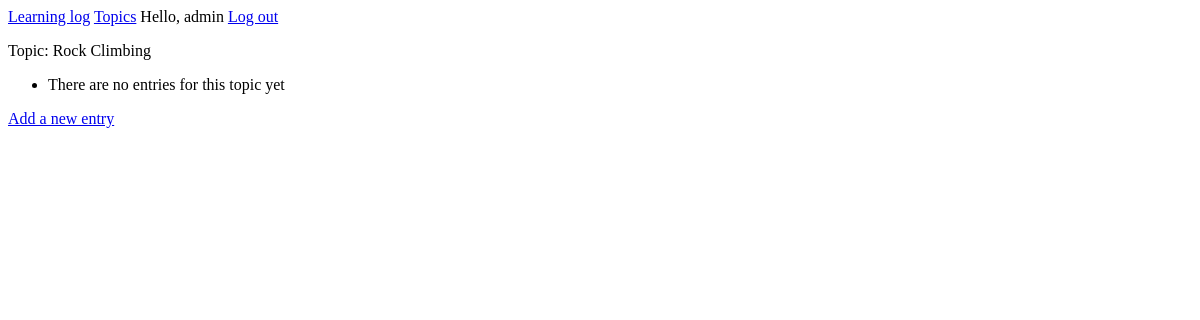
Page /topics/2/ (signed in) on the earlier database version.
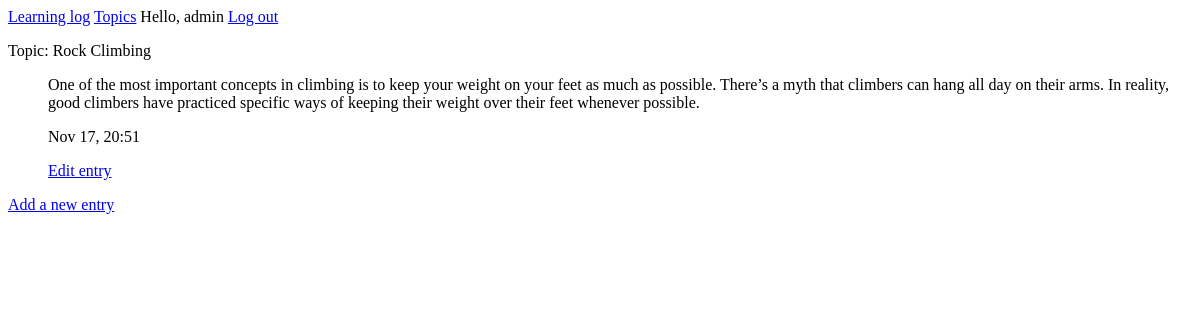
Same page on the later database version.
### Mainapp/models.py (models this page shows, shortened)
class Entry(models.Model):
    topic = models.ForeignKey(Topic, on_delete=models.CASCADE)
    text = models.TextField()
    date_added = models.DateTimeField(auto_now_add= True)
    class Meta:
        verbose_name_plural = 'entries'

### Mainapp/views.py (the view)
# urls.py: path('topics/<int:topic_id>/',views.topic, name='topic'),
@login_required
def topic(request,topic_id):
    topic = Topic.objects.get(id= topic_id)
    entries = topic.entry_set.order_by('-date_added')
    context = {'topic': topic, 'entries': entries}
    return render(request, 'Mainapp/topic.html', context)

### Mainapp/models.py (called while the page is built)
    def __str__(self):
        return self.text

### Mainapp/templates/MainApp/topic.html (shortened to what this page needs)
{% extends "Mainapp/base.html" %}
{% block content %}
<p>Topic: {{ topic }} </p>
<ul>
    {% for e in entries %}
    <p>{{e.text|linebreaks }}</p>
    <p>{{e.date_added|date:'M d, H:i'}}</p>
    <p><a href="{% url 'MainApp:edit_entry' e.id%}">Edit entry</a></p>
    {% empty %}
    <li> There are no entries for this topic yet </li>
    {% endfor %}
</ul>
<p>
    <a href="{% url 'MainApp:new_entry' topic.id%}"> Add a new entry</a>
</p>
{% endblock content %}

Differences in the rows shown:
added Entry: text "One of the most important concepts in climbing is to keep your weight on your feet as much as possible. There’s a myth that climbers can hang all day on their arms. In reality, good climbers have practiced specific ways of keeping their weight over their feet whenever possible.", date_added "Nov 17, 20:51"
Other differences:
text no longer shown: "There are no entries for this topic yet"
